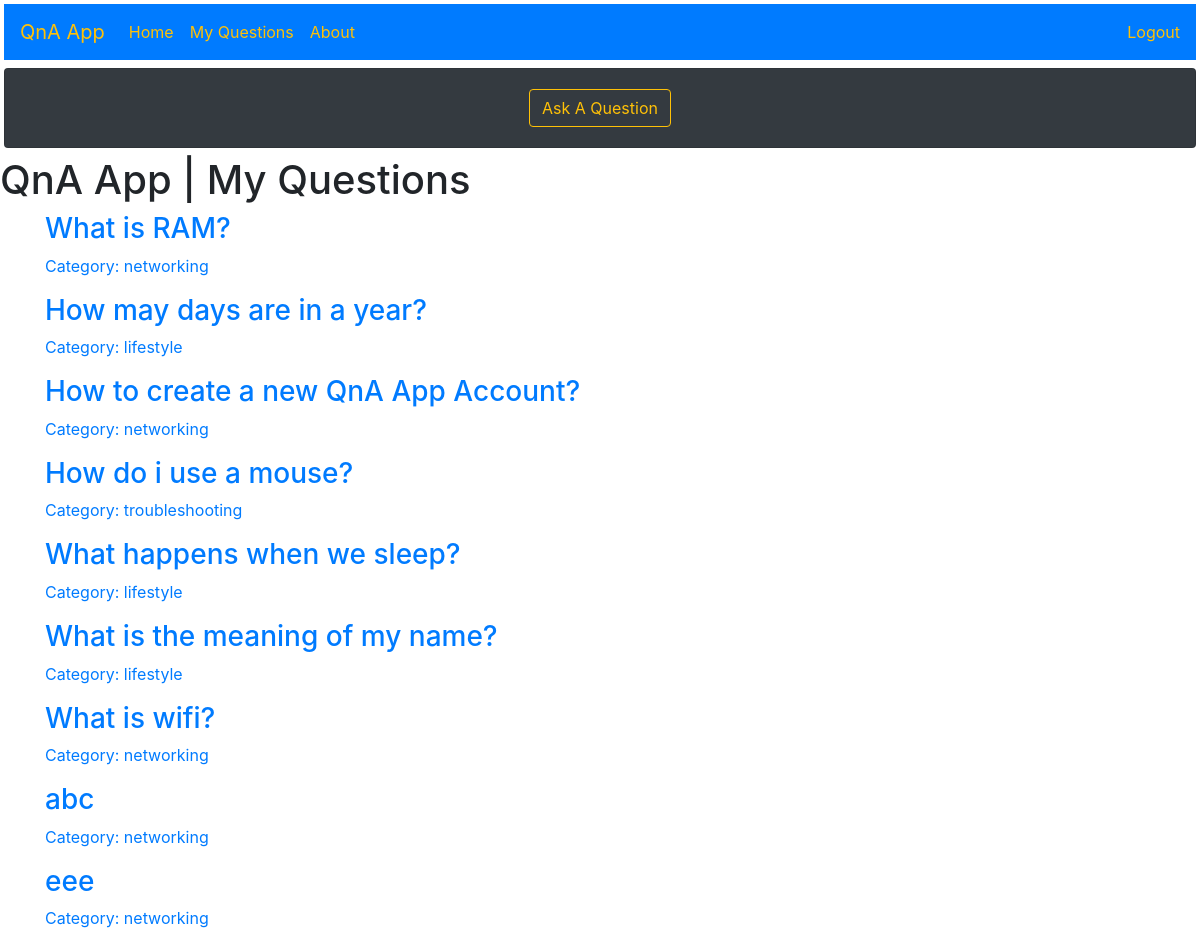
The app's page /myquestions (signed in) with its own data.
### models.py (models this page shows)
class Question(db.Model):
    id = db.Column(db.Integer, primary_key = True)
    question_text = db.Column(db.Text, nullable = False)
    category = db.Column(db.String(20), nullable = False)
    asked_by_id = db.Column(db.Integer, db.ForeignKey('user.id'))
    answers_to_question = db.relationship(
        'Answer',
        foreign_keys = 'Answer.for_question_id',
        backref='the_question',
        lazy=True
    )

### app.py (the view)
@app.route('/myquestions')
@login_required
def myquestions():
    question = Question.query.filter_by(asked_by_id=current_user.get_id()).all()
    return render_template('myquestions.html',question=question)

### app.py (called while the page is built)
@login_manager.user_loader
def load_user(user_id):
    return User.query.get(user_id)

### templates/myquestions.html
{% extends "base.html" %}
{% block content %}
<h1>QnA App | My Questions</h1>
<div class="container">
    {% for q in question %}
    {% if q.answers_to_question %}
    <div class="question-answered">
      <a href="{{url_for('view',question_id = q.id)}}">
        <h3>{{ q.question_text }}</h3>
        <p>Category: {{ q.category }}</p>
      </a>
    </div>
    {% else %}
    <div class="question">
      <a href="{{url_for('view',question_id = q.id)}}">
        <h3>{{ q.question_text }}</h3>
        <p>Category: {{ q.category }}</p>
      </a>
    </div>
    {% endif %} {% endfor %}
  </div>
{% endblock %}

### records on screen
Question: question_text "What is RAM?", category "networking"
Question: question_text "How may days are in a year?", category "lifestyle"
Question: question_text "How to create a new QnA App Account?", category "networking"
Question: question_text "How do i use a mouse?", category "troubleshooting"
Question: question_text "What happens when we sleep?", category "lifestyle"
Question: question_text "What is the meaning of my name?", category "lifestyle"
Question: question_text "What is wifi?", category "networking"
Question: question_text "abc", category "networking"
Question: question_text "eee", category "networking"
